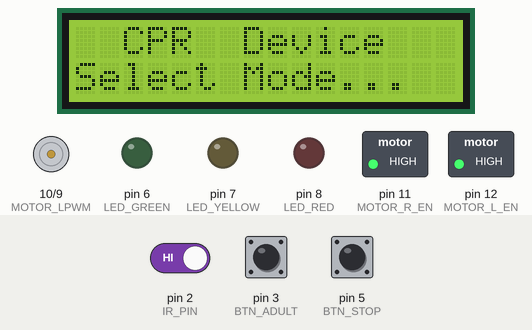
A sketch run on a simulated Arduino Uno, built with avr-gcc and run on an emulated ATmega328P. On the bench: 16×2 character LCD, motor-driver pin pairs drawn as motors (green arrow = first pin HIGH = forward, orange = second pin HIGH = backward, longer = more drive), switched loads named in the sketch (green lamp = pin HIGH), output pins drawn as LEDs (lit = HIGH). The inputs (shaded band) are chosen by the test bench; at power-on: pin 3 (BTN_ADULT) LOW, pin 2 (IR_PIN) HIGH, pin 5 (BTN_STOP) LOW. What the sketch prints to the serial monitor is not drawn.

Above: at 1.2 s.
1.3 s: pin 3 (BTN_ADULT) pulled HIGH for 0.4 s
At 2.6 s:
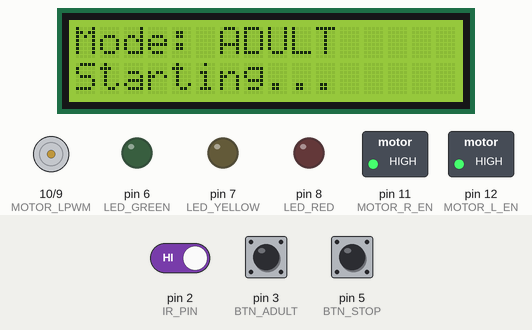
4.7 s: pin 2 (IR_PIN) driven LOW
7.7 s: pin 5 (BTN_STOP) pulled HIGH for 0.4 s
At 8.6 s:
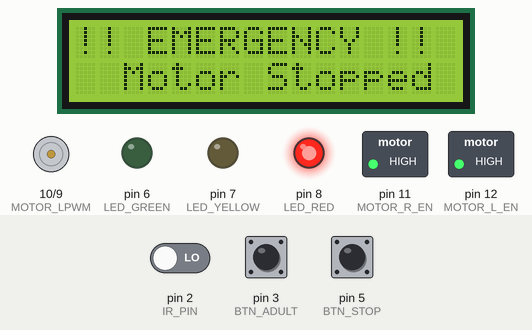
9.6 s: pin 3 (BTN_ADULT) pulled HIGH for 1 s
At 11.9 s:
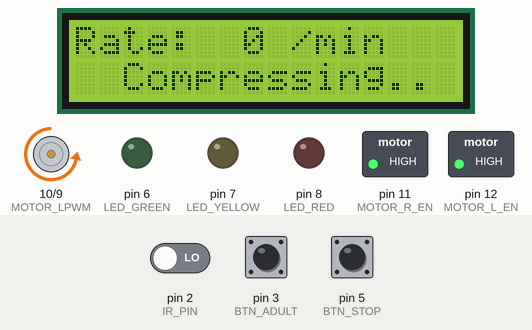
12.2 s: pin 5 (BTN_STOP) pulled HIGH for 1 s
At 12.7 s:
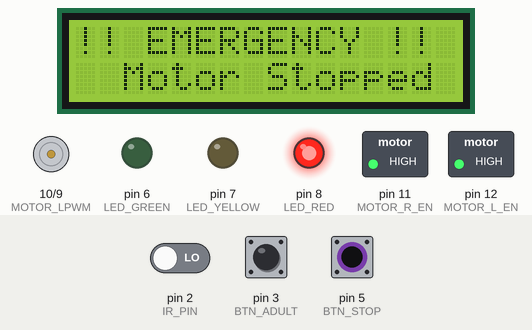
Timing chart, 0 to 15.2 s (numbered marks = the images above; inputs shaded):
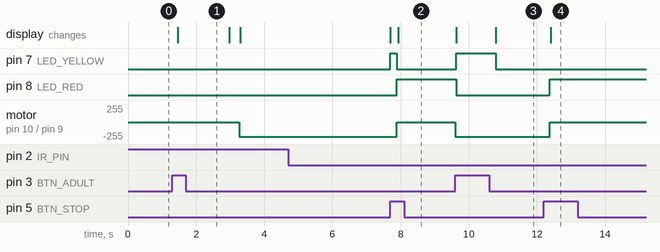

The sketch:

cpr_feedback_device.ino
```cpp
/*
----------------------------------------------------
CPR Feedback Device Firmware
  Board : Arduino Uno R4 Minima
  Sensor  : LM393 IR Sensor (detects each compression)
  Display : 16x2 LCD with I2C backpack
  Motor   : 12V DC Reciprocating Motor via BTS7960 driver

Features
- Adult Mode
- Compression Rate Monitoring
- LCD Feedback
- LED Feedback
- Emergency Stop
- BTS7960 Motor Control

Version : 1.0
----------------------------------------------------
*/
#include <Wire.h>
#include <LiquidCrystal_I2C.h>

// ---- LCD ----
LiquidCrystal_I2C lcd(0x27, 16, 2);

// ---- Pins ----
#define IR_PIN        2
#define BTN_ADULT     3
#define BTN_STOP      5
#define LED_GREEN     6
#define LED_YELLOW    7
#define LED_RED       8
#define MOTOR_RPWM    9
#define MOTOR_LPWM    10
#define MOTOR_R_EN    11
#define MOTOR_L_EN    12

// ---- CPR Rate Targets ----
const int RATE_MIN = 120;
const int RATE_MAX = 140;

// ---- Motor Speed ----
const int MOTOR_SPEED_ADULT = 220;

// ---- Rate measurement window ----
const unsigned long RATE_WINDOW_MS = 3000;

// ---- Mode ----
int currentMode = 0;

// ---- Emergency Stop flag ----
bool emergencyStopped = false;

// ---- Compression counting ----
volatile int compressionCount = 0;
unsigned long lastCountTime = 0;
int currentRate = 0;

// ---- IR sensor interrupt ----
void countCompression() {
  compressionCount++;
}

// ---- Turn off all LEDs ----
void allLedsOff() {
  digitalWrite(LED_GREEN, LOW);
  digitalWrite(LED_YELLOW, LOW);
  digitalWrite(LED_RED, LOW);
}

// ---- Stop the motor ----
void stopMotor() {
  analogWrite(MOTOR_RPWM, 0);
  analogWrite(MOTOR_LPWM, 0);
}

// ---- Run the motor at given speed ----
void runMotor(int speed) {
  analogWrite(MOTOR_RPWM, speed);
  analogWrite(MOTOR_LPWM, 0);
}

// ---- Show welcome screen ----
void showWelcome() {
  lcd.clear();
  lcd.setCursor(0, 0);
  lcd.print("  CPR  Device  ");
  lcd.setCursor(0, 1);
  lcd.print("Select Mode...  ");
}

// ---- Show current mode on LCD ----
void showMode() {
  lcd.clear();
  lcd.setCursor(0, 0);
  lcd.print("Mode: ADULT     ");
  lcd.setCursor(0, 1);
  lcd.print("Starting...     ");
  delay(1500);
  lcd.clear();
}

// ---- Show emergency stop ----
void showEmergency() {
  lcd.clear();
  lcd.setCursor(0, 0);
  lcd.print("!! EMERGENCY !! ");
  lcd.setCursor(0, 1);
  lcd.print("  Motor Stopped ");
}

// ---- Show rate and feedback on LCD ----
void showFeedback(int rate) {
  lcd.setCursor(0, 0);
  lcd.print("Rate:");
  if (rate < 10)       lcd.print("  ");
  else if (rate < 100) lcd.print(" ");
  lcd.print(rate);
  lcd.print(" /min   ");

  lcd.setCursor(0, 1);
  if (rate == 0) {
    lcd.print("  Compressing.. ");
  } else if (rate < RATE_MIN) {
    lcd.print("  Too Slow!     ");
  } else if (rate > RATE_MAX) {
    lcd.print("  Too Fast!     ");
  } else {
    lcd.print("  Good Pace!    ");
  }
}

// ---- Update LEDs based on rate ----
void updateLeds(int rate) {
  allLedsOff();
  if (rate == 0) {
    // no reading yet
  } else if (rate < RATE_MIN) {
    digitalWrite(LED_YELLOW, HIGH);
  } else if (rate > RATE_MAX) {
    digitalWrite(LED_RED, HIGH);
  } else {
    digitalWrite(LED_GREEN, HIGH);
  }
}

// =====================
//        SETUP
// =====================
void setup() {
  pinMode(IR_PIN, INPUT_PULLUP);
  pinMode(BTN_ADULT, INPUT);
  pinMode(BTN_STOP, INPUT);

  pinMode(LED_GREEN, OUTPUT);
  pinMode(LED_YELLOW, OUTPUT);
  pinMode(LED_RED, OUTPUT);

  pinMode(MOTOR_RPWM, OUTPUT);
  pinMode(MOTOR_LPWM, OUTPUT);
  pinMode(MOTOR_R_EN, OUTPUT);
  pinMode(MOTOR_L_EN, OUTPUT);

  digitalWrite(MOTOR_R_EN, HIGH);
  digitalWrite(MOTOR_L_EN, HIGH);

  stopMotor();
  allLedsOff();

  attachInterrupt(digitalPinToInterrupt(IR_PIN), countCompression, FALLING);

  lcd.init();
  lcd.backlight();

  showWelcome();

  Serial.begin(9600);
  Serial.println("CPR Device Ready.");
}

// =====================
//        LOOP
// =====================
void loop() {

  if (digitalRead(BTN_STOP) == HIGH) {
    emergencyStopped = true;
    stopMotor();
    allLedsOff();
    digitalWrite(LED_RED, HIGH);
    showEmergency();
    delay(500);
    return;
  }

  if (emergencyStopped) {
    if (digitalRead(BTN_ADULT) == HIGH) {
      emergencyStopped = false;
    } else {
      return;
    }
  }

  if (digitalRead(BTN_ADULT) == HIGH && currentMode == 0) {
    currentMode = 1;
    compressionCount = 0;
    lastCountTime = millis();
    currentRate = 0;
    showMode();
    delay(300);
  }

  if (currentMode == 0) {
    showWelcome();
    delay(300);
    return;
  }

  runMotor(MOTOR_SPEED_ADULT);

  unsigned long now = millis();
  if (now - lastCountTime >= RATE_WINDOW_MS) {
    noInterrupts();
    int count = compressionCount;
    compressionCount = 0;
    interrupts();

    currentRate = count * (60000 / RATE_WINDOW_MS);
    lastCountTime = now;

    Serial.print("Rate: ");
    Serial.print(currentRate);
    Serial.println(" /min");
  }

  showFeedback(currentRate);
  updateLeds(currentRate);

  delay(200);
}
```

Measured:
- after the input at 1.3 s, motor on pin 10 (MOTOR_LPWM) / pin 9 (MOTOR_RPWM): stopped → backward 220/255 after 2.0 s; the display: changes after 0.16 s (image 1)
- after the input at 4.7 s, pin 7 (LED_YELLOW): LOW → HIGH after 3.0 s
- after the input at 7.7 s, pin 7 (LED_YELLOW): HIGH → LOW after 0.19 s; pin 8 (LED_RED): LOW → HIGH after 0.19 s; motor on pin 10 (MOTOR_LPWM) / pin 9 (MOTOR_RPWM): backward 220/255 → stopped after 0.19 s; the display: changes after 0.22 s (image 2)
- after the input at 9.6 s, pin 7 (LED_YELLOW): LOW → HIGH at once, → LOW 1.2 s later; pin 8 (LED_RED): HIGH → LOW at once; motor on pin 10 (MOTOR_LPWM) / pin 9 (MOTOR_RPWM): stopped → backward 220/255 at once; the display: first changes at once (image 3 shows a later state)
- after the input at 12.2 s, pin 8 (LED_RED): LOW → HIGH after 0.17 s; motor on pin 10 (MOTOR_LPWM) / pin 9 (MOTOR_RPWM): backward 220/255 → stopped after 0.17 s; the display: changes after 0.21 s (image 4)
